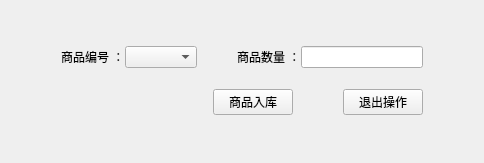
<?xml version="1.0" encoding="UTF-8"?>
<ui version="4.0">
 <class>Warehousing</class>
 <widget class="QWidget" name="Warehousing">
  <property name="geometry">
   <rect>
    <x>0</x>
    <y>0</y>
    <width>484</width>
    <height>163</height>
   </rect>
  </property>
  <property name="windowTitle">
   <string>商品入库</string>
  </property>
  <property name="windowIcon">
   <iconset resource="images.qrc">
    <normaloff>:/new/prefix1/images/input.png</normaloff>:/new/prefix1/images/input.png</iconset>
  </property>
  <layout class="QGridLayout" name="gridLayout">
   <item row="0" column="0">
    <layout class="QHBoxLayout" name="horizontalLayout">
     <property name="spacing">
      <number>0</number>
     </property>
     <property name="leftMargin">
      <number>50</number>
     </property>
     <property name="topMargin">
      <number>20</number>
     </property>
     <property name="rightMargin">
      <number>50</number>
     </property>
     <property name="bottomMargin">
      <number>0</number>
     </property>
     <item>
      <widget class="QLabel" name="label">
       <property name="text">
        <string>商品编号 ：</string>
       </property>
      </widget>
     </item>
     <item>
      <widget class="QComboBox" name="comboBox_Id"/>
     </item>
     <item>
      <spacer name="horizontalSpacer">
       <property name="orientation">
        <enum>Qt::Horizontal</enum>
       </property>
       <property name="sizeType">
        <enum>QSizePolicy::Fixed</enum>
       </property>
       <property name="sizeHint" stdset="0">
        <size>
         <width>40</width>
         <height>20</height>
        </size>
       </property>
      </spacer>
     </item>
     <item>
      <widget class="QLabel" name="label_2">
       <property name="text">
        <string>商品数量 ：</string>
       </property>
      </widget>
     </item>
     <item>
      <widget class="QLineEdit" name="lineEdit_Amount"/>
     </item>
    </layout>
   </item>
   <item row="1" column="0">
    <layout class="QHBoxLayout" name="horizontalLayout_2">
     <property name="spacing">
      <number>50</number>
     </property>
     <property name="rightMargin">
      <number>50</number>
     </property>
     <property name="bottomMargin">
      <number>20</number>
     </property>
     <item>
      <spacer name="horizontalSpacer_3">
       <property name="orientation">
        <enum>Qt::Horizontal</enum>
       </property>
       <property name="sizeType">
        <enum>QSizePolicy::Expanding</enum>
       </property>
       <property name="sizeHint" stdset="0">
        <size>
         <width>200</width>
         <height>20</height>
        </size>
       </property>
      </spacer>
     </item>
     <item>
      <widget class="QPushButton" name="pushButton_Inputgoods">
       <property name="text">
        <string>商品入库</string>
       </property>
       <property name="icon">
        <iconset resource="images.qrc">
         <normaloff>:/new/prefix1/images/update.png</normaloff>:/new/prefix1/images/update.png</iconset>
       </property>
      </widget>
     </item>
     <item>
      <widget class="QPushButton" name="pushButton_Exit">
       <property name="text">
        <string>退出操作</string>
       </property>
       <property name="icon">
        <iconset resource="images.qrc">
         <normaloff>:/new/prefix1/images/delete.png</normaloff>:/new/prefix1/images/delete.png</iconset>
       </property>
      </widget>
     </item>
    </layout>
   </item>
  </layout>
 </widget>
 <resources>
  <include location="images.qrc"/>
 </resources>
 <connections/>
</ui>
